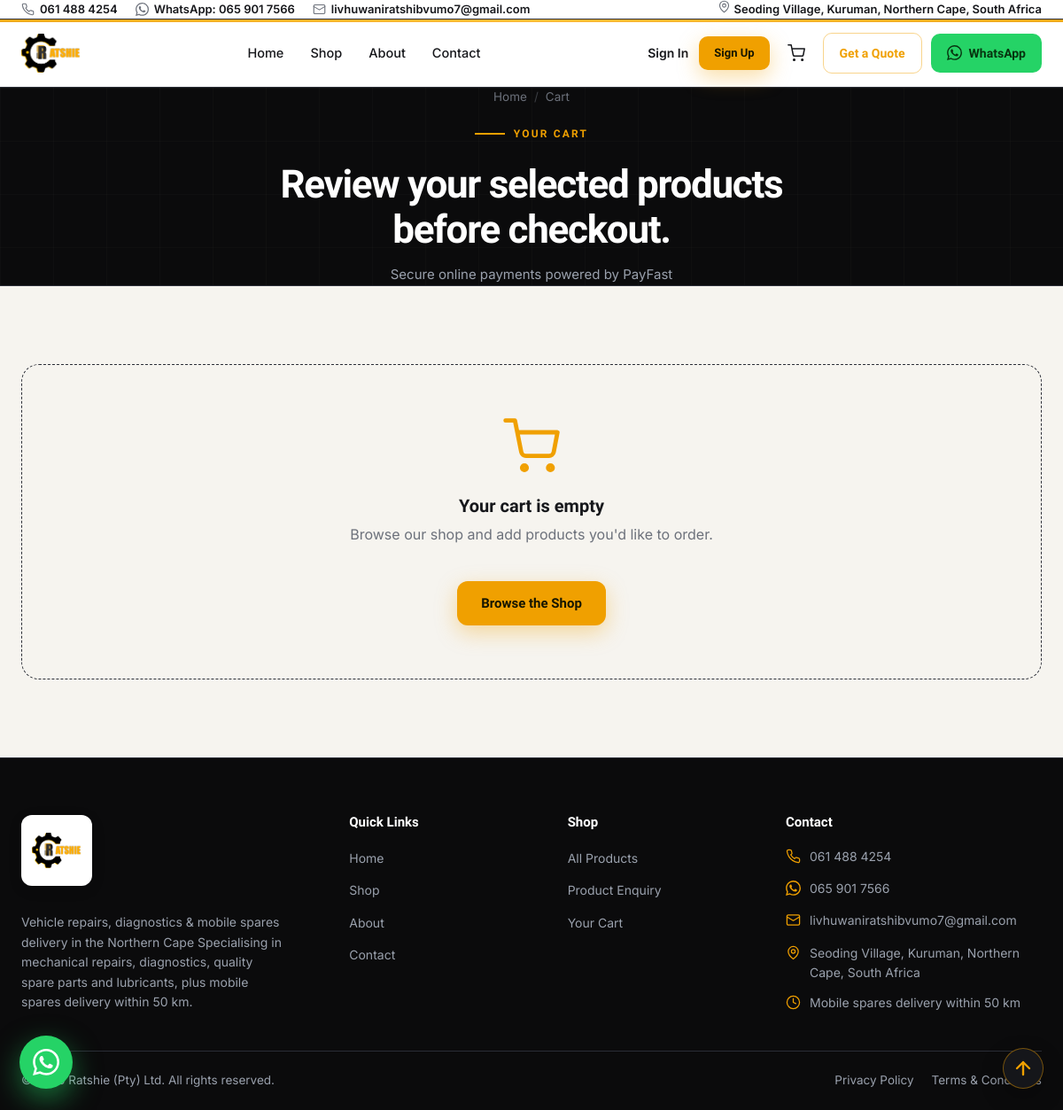
Screenshot of /orders/cart/ with the database file from the repository.
### core/models.py (models this page shows, shortened)
class SiteConfig(models.Model):
    site_name = models.CharField(max_length=120, default=settings.SITE_NAME)
    tagline = models.CharField(max_length=200, default=settings.SITE_TAGLINE)
    phone = models.CharField(max_length=32, default=settings.BUSINESS_PHONE)
    phone_display = models.CharField(max_length=32, default=settings.BUSINESS_PHONE_DISPLAY)
    whatsapp_number = models.CharField(max_length=32, default=settings.WHATSAPP_NUMBER)
    whatsapp_display = models.CharField(max_length=32, default=settings.WHATSAPP_DISPLAY)
    email = models.EmailField(default=settings.BUSINESS_EMAIL)
    contact_name = models.CharField(max_length=120, default=settings.CONTACT_NAME)
    address = models.CharField(max_length=255, default=settings.BUSINESS_ADDRESS)
    service_radius_km = models.PositiveIntegerField(default=settings.SERVICE_RADIUS_KM)
    standard_delivery_days = models.PositiveIntegerField(
        "Standard delivery (business days)",
        default=7,
        help_text="Number of business days (Mon-Fri) for standard delivery estimates.",
    )
    hero_headline = models.CharField(max_length=160, default="Expert Automotive Care")
    hero_statement = models.TextField(
        default=(
            "Professional vehicle servicing, diagnostics, repairs and quality "
            "automotive products you can trust."
        )
    )
    about_short = models.TextField(blank=True)
    created_at = models.DateTimeField(auto_now_add=True)
    updated_at = models.DateTimeField(auto_now=True)
    class Meta:
        verbose_name = "Site configuration"
        verbose_name_plural = "Site configuration"
    @classmethod
    def load(cls):
        obj, _ = cls.objects.get_or_create(pk=1)
        return obj

### orders/views.py (the view)
# urls.py: path("cart/", views.cart_view, name="cart"),
def cart_view(request):
    cart = cart_from_session(request)
    lines, subtotal, discount_total, total = _build_lines(cart, request.user)
    total_qty = sum(l["qty"] for l in lines)
    return render(
        request,
        "orders/cart.html",
        {
            "lines": lines,
            "subtotal": subtotal,
            "discount_total": discount_total,
            "total": total,
            "total_qty": total_qty,
            "cart_count": total_qty,
            "restricted_items": _restricted_lines(lines),
            "crumb_list": [("Cart", None)],
        },
    )

### core/context_processors.py (called while the page is built, shortened)
def get_cart_count(request):
    cart = request.session.get("cart", {})
    total = 0
    for info in cart.values():
        try:
            total += int(info.get("qty", 0))
        except (TypeError, ValueError):
            continue
    return total

def site_globals(request):
    cfg = SiteConfig.load()
    whatsapp = cfg.whatsapp_number or ""
    digits = "".join(ch for ch in whatsapp if ch.isdigit())
    if digits.startswith("0"):
        digits = "27" + digits[1:]
    wa_link = f"https://wa.me/{digits}" if digits else "#"
    return {
        "site_config": cfg,
        "whatsapp_link": wa_link,
        "whatsapp_number_raw": digits,
        "cart_count": get_cart_count(request),
        "enabled_cart": getattr(settings, "ENABLE_CART", True),
        "payment_methods": get_payment_methods(),
        "payfast_enabled": payfast_enabled(),
        "payfast_mode": payfast_mode(),
        "payfast_message": payfast_summary()["message"],
    }

def admin_command_bar(request):
    if not (request.user.is_active and getattr(request.user, "is_staff", False)):
        return {}

### core/utils.py (called while the page is built)
def cart_from_session(request):
    return request.session.get("cart", {})

def cart_items(cart):
    from products.models import Product
    pks = [int(k) for k in cart.keys()]
    products = {p.pk: p for p in Product.objects.filter(pk__in=pks, is_active=True)}
    items = []
    for pk_str, info in cart.items():
        pk = int(pk_str)
        p = products.get(pk)
        if not p:
            continue
        items.append({"product": p, "qty": int(info.get("qty", 1))})
    return items

### orders/views.py (called while the page is built, shortened)
def _build_lines(cart, user=None):
    items = cart_items(cart)
    lines = []
    subtotal = Decimal("0")
    discount_total = Decimal("0")
    total = subtotal - discount_total
    return lines, subtotal, discount_total, total

def _restricted_lines(lines):
    return [l for l in lines if l.get("restricted")]

### payments/payment_methods.py (called while the page is built)
def get_payment_methods():
    return PAYFAST_PAYMENT_METHODS

def payfast_enabled():
    return bool(getattr(settings, "PAYFAST_ENABLED", False))

def payfast_mode():
    return getattr(settings, "PAYFAST_MODE", "sandbox")

### templates/orders/cart.html (shortened to what this page needs)
{% extends "base.html" %}
{% block content %}
<section class="cart-hero">
  <div class="grid-lines" aria-hidden="true"></div>
  <div class="container cart-hero__inner">
    <nav class="crumb" aria-label="Breadcrumb">
      <a href="{% url 'home' %}">Home</a>
      <span class="sep">/</span>
      <span>Cart</span>
    </nav>
    <div class="cart-hero__content">
      <div class="cart-hero__text">
        <span class="eyebrow">Your Cart</span>
        <h1>Review your selected products<br>before checkout.</h1>
        <p class="cart-hero__lead">Secure online payments powered by PayFast</p>
      </div>
    </div>
  </div>
</section>
<section class="section section--cream">
  <div class="container">
    <div id="cart-region">
      {% include "orders/_cart_panel.html" %}
    </div>
  </div>
</section>
{% endblock %}

### templates/base.html (shortened to what this page needs)
{% load static %}
<!DOCTYPE html>
<html lang="en-za">
<head>
  <link rel="stylesheet" href="{% static 'css/main.css' %}">
  <link rel="stylesheet" href="{% static 'css/ui.css' %}">
  <link rel="stylesheet" href="{% static 'css/site.min.css' %}">
</head>
<body>
  <div class="topbar">
    <div class="container topbar__inner">
      <div class="topbar__links">
        <a href="tel:{{ site_config.phone|cut:' '|cut:'('|cut:')'|cut:'-' }}">
          <svg class="ico" width="15" height="15" aria-hidden="true"><use href="#i-phone"></use></svg>
          {{ site_config.phone_display }}
        </a>
        <a href="{{ whatsapp_link }}" target="_blank" rel="noopener">
          <svg class="ico" width="15" height="15" aria-hidden="true"><use href="#i-whatsapp"></use></svg>
          WhatsApp: {{ site_config.whatsapp_display }}
        </a>
        <a href="mailto:{{ site_config.email }}">
          <svg class="ico" width="15" height="15" aria-hidden="true"><use href="#i-mail"></use></svg>
          {{ site_config.email }}
        </a>
      </div>
      <div class="topbar__links">
        <span><svg class="ico" width="15" height="15" aria-hidden="true"><use href="#i-pin"></use></svg> {{ site_config.address }}</span>
      </div>
    </div>
  </div>
  <header class="nav">
    <span class="nav__accent-line" aria-hidden="true"></span>
    <div class="container nav__inner">
      <a href="{% url 'home' %}" class="brand" aria-label="{{ site_config.site_name }} home">
        <img src="{% static 'img/brand/logo.png' %}" alt="{{ site_config.site_name }} logo" class="logo-mark" height="44" loading="eager">
      </a>
      <nav class="nav__menu" aria-label="Primary">
        <a class="nav__link {% if request.resolver_match.url_name == 'home' %}is-active{% endif %}" href="{% url 'home' %}">Home</a>
        <a class="nav__link {% if request.resolver_match.namespace == 'products' %}is-active{% endif %}" href="{% url 'products:shop' %}">Shop</a>
        <a class="nav__link {% if request.resolver_match.url_name == 'about' %}is-active{% endif %}" href="{% url 'about' %}">About</a>
        <a class="nav__link {% if request.resolver_match.url_name == 'contact' %}is-active{% endif %}" href="{% url 'contact' %}">Contact</a>
      </nav>
      <div class="nav__actions">
        <div id="accountArea" class="account-area">
          {% if user.is_authenticated %}
          <div class="account-menu">
            <button class="account-menu__trigger" aria-expanded="false" aria-haspopup="true" aria-label="Account menu">
              <svg width="20" height="20" aria-hidden="true"><use href="#i-user"></use></svg>
              <span class="account-menu__label">{{ user.first_name|default:user.username }}</span>
            </button>
            <div class="account-menu__dropdown" role="menu">
              <a role="menuitem" href="{% url 'customers:account' %}">My Account</a>
              <a role="menuitem" href="{% url 'orders:cart' %}">Your Cart</a>
              <form method="post" action="{% url 'customers:logout' %}" data-logout>
                {% csrf_token %}
                <input type="hidden" name="next" value="{% url 'home' %}">
                <button type="submit" role="menuitem">Log Out</button>
              </form>
            </div>
          </div>
          {% else %}
          <a class="account-link" href="{% url 'customers:login' %}">Sign In</a>
          <a class="btn btn--gold btn--sm" href="{% url 'customers:register' %}">Sign Up</a>
          {% endif %}
        </div>
        {% if enabled_cart %}
        <a href="{% url 'orders:cart' %}" class="nav__cart" aria-label="Your cart">
          <svg width="20" height="20" aria-hidden="true"><use href="#i-cart"></use></svg>
        </a>
        {% endif %}
        <a class="nav__cta nav__cta--outline" href="{% url 'quotes:form' %}">Get a Quote</a>
        <a class="nav__cta nav__cta--wa" href="{{ whatsapp_link }}?text=Hi%2C%20I%20would%20like%20to%20request%20a%20quote" target="_blank" rel="noopener">
          <svg width="17" height="17" aria-hidden="true"><use href="#i-whatsapp"></use></svg> WhatsApp
        </a>
      </div>
    </div>
  </header>
  <main>
    {% block content %}{% endblock %}
  </main>
  <footer class="footer">
    <div class="container">
      <div class="footer__top">
        <div class="footer__about">
          <div class="footer__logo">
            <img src="{% static 'img/brand/logo.png' %}" alt="{{ site_config.site_name }} logo" class="logo-mark" loading="lazy">
          </div>
          <p style="margin-top:14px; max-width:34ch">
            {{ site_config.tagline }} Specialising in mechanical repairs, diagnostics,
            quality spare parts and lubricants, plus mobile spares delivery within
            {{ site_config.service_radius_km }} km.
          </p>
        </div>
        <div>
          <h4>Quick Links</h4>
          <ul>
            <li><a href="{% url 'home' %}">Home</a></li>
            <li><a href="{% url 'products:shop' %}">Shop</a></li>
            <li><a href="{% url 'about' %}">About</a></li>
            <li><a href="{% url 'contact' %}">Contact</a></li>
          </ul>
        </div>
        <div>
          <h4>Shop</h4>
          <ul>
            <li><a href="{% url 'products:shop' %}">All Products</a></li>
            <li><a href="{% url 'products:enquiry' %}">Product Enquiry</a></li>
            {% if enabled_cart %}<li><a href="{% url 'orders:cart' %}">Your Cart</a></li>{% endif %}
          </ul>
        </div>
        <div>
          <h4>Contact</h4>
          <ul class="footer__contact">
            <li>
              <span class="ic"><svg aria-hidden="true"><use href="#i-phone"></use></svg></span>
              <a href="tel:{{ site_config.phone|cut:' '|cut:'('|cut:')'|cut:'-' }}">{{ site_config.phone_display }}</a>
            </li>
            <li>
              <span class="ic"><svg aria-hidden="true"><use href="#i-whatsapp"></use></svg></span>
              <a href="{{ whatsapp_link }}" target="_blank" rel="noopener">{{ site_config.whatsapp_display }}</a>
            </li>
            <li>
              <span class="ic"><svg aria-hidden="true"><use href="#i-mail"></use></svg></span>
              <a href="mailto:{{ site_config.email }}">{{ site_config.email }}</a>
            </li>
            <li>
              <span class="ic"><svg aria-hidden="true"><use href="#i-pin"></use></svg></span>
              <span>{{ site_config.address }}</span>
            </li>
            <li>
              <span class="ic"><svg aria-hidden="true"><use href="#i-clock"></use></svg></span>
              <span>Mobile spares delivery within {{ site_config.service_radius_km }} km</span>
            </li>
          </ul>
        </div>
      </div>
      <div class="footer__bottom">
        <span>© {% now "Y" %} {{ site_config.site_name }}. All rights reserved.</span>
        <div class="footer__legal">
          <a href="{% url 'home' %}">Privacy Policy</a>
          <a href="{% url 'home' %}">Terms & Conditions</a>
        </div>
      </div>
    </div>
  </footer>
  <a class="wa-float" href="{{ whatsapp_link }}" target="_blank" rel="noopener" aria-label="Chat on WhatsApp">
    <svg aria-hidden="true"><use href="#i-whatsapp"></use></svg>
  </a>
  <button type="button" class="to-top" id="toTop" aria-label="Back to top" hidden>
    <svg aria-hidden="true"><use href="#i-chevron-up"></use></svg>
  </button>
</body>
</html>

### static/css/ui.css (style rules this page uses)
:root { --z-nav: 30; --z-header: 60; --z-dropdown: 80; --z-drawer: 120; --z-modal: 200; --z-toast: 300; }
input, select, textarea, button { font: inherit; }

### rows the page displays
SiteConfig: phone_display "061 488 4254", whatsapp_display "065 901 7566", email "livhuwaniratshibvumo7@gmail.com", address "Seoding Village, Kuruman, Northern Cape, South Africa", tagline "Vehicle repairs, diagnostics & mobile spares delivery in the Northern Cape", service_radius_km "50", site_name "Ratshie (Pty) Ltd"
